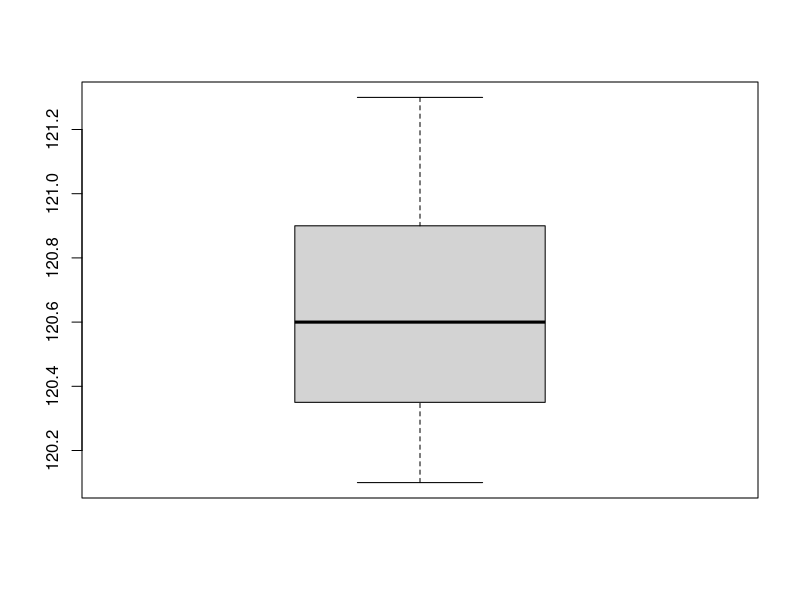
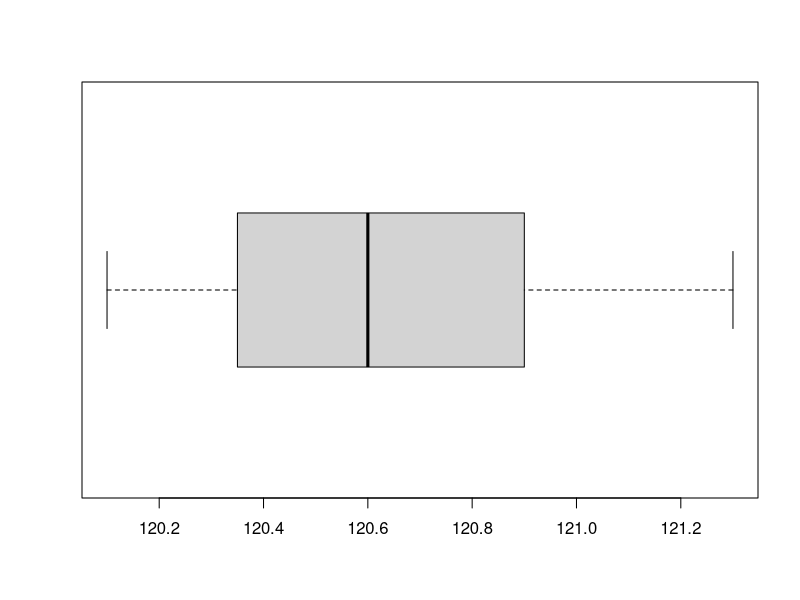

Write the R code that produced these figures, in order.
# =============================================================
# Example 3-4 on Page 75 of Montgomery 
# -------------------------------------------------------------

data = c(120.5, 120.4, 120.7, 120.9, 120.2, 121.1,
         120.3, 120.1, 120.9, 121.3, 120.5, 120.9 )

summary(data)

boxplot(data) # vertical

?boxplot

boxplot(data, horizontal=TRUE) # horizontal 



